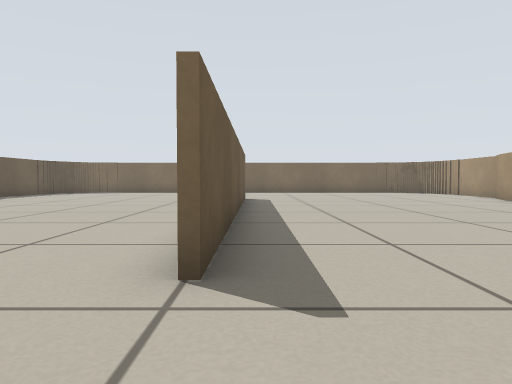
View 1 (above)

19 first-person views from a walk through a robot-simulator world made for Stage. The camera is 0.36 m above the floor, tilts 2° down and sees 70° across. The lines on the ground mark 1 m squares. The floor is counted in squares, 0.5 m on a side. Each view is taken from the middle of a square. On the plan, view 1 faces up. The plan holds only what a view shows up to about 11 squares ahead; the rest is blank. The robots in the file are not drawn.

View 2
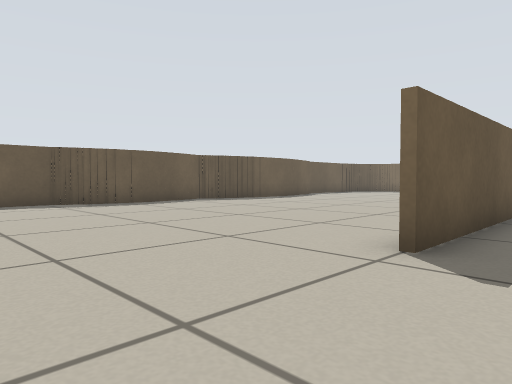

View 3
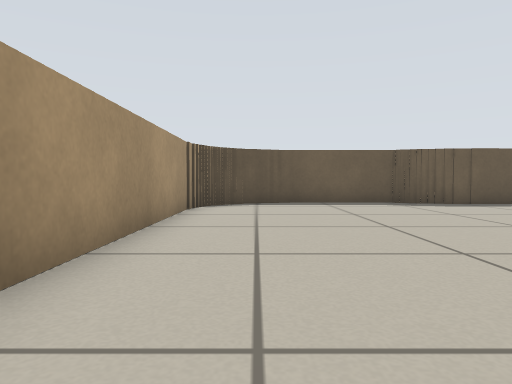

View 4
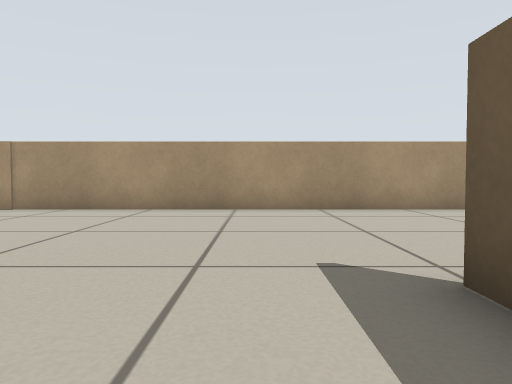

View 5
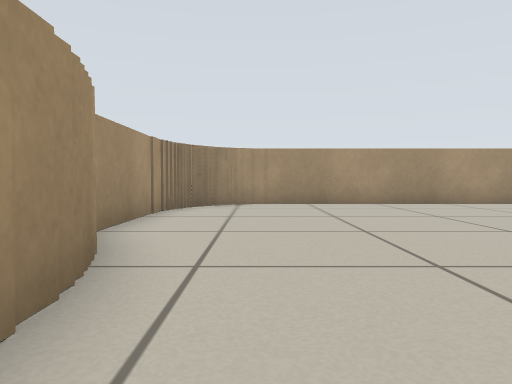

View 6
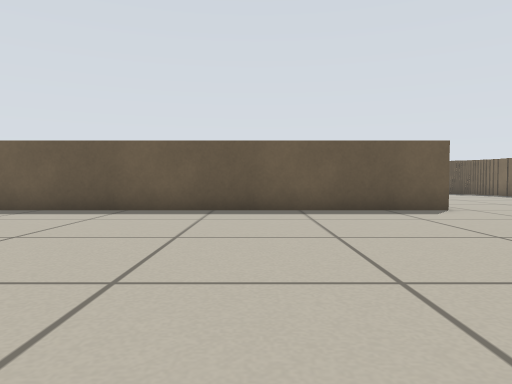

View 7
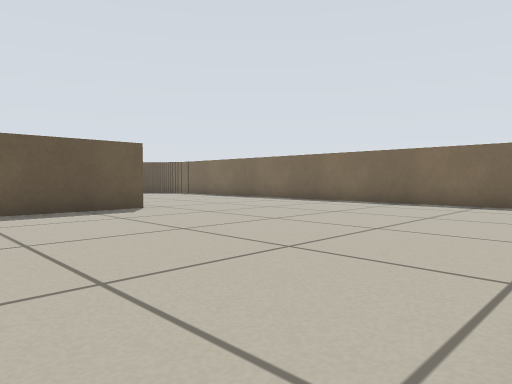

View 8
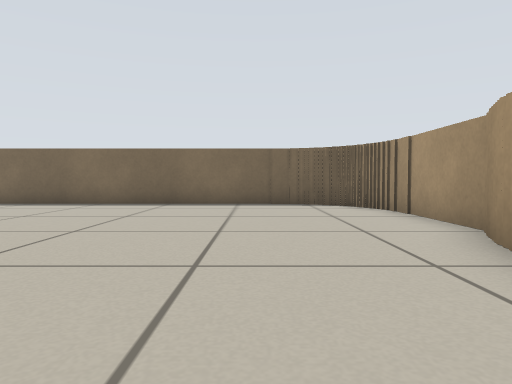

View 9
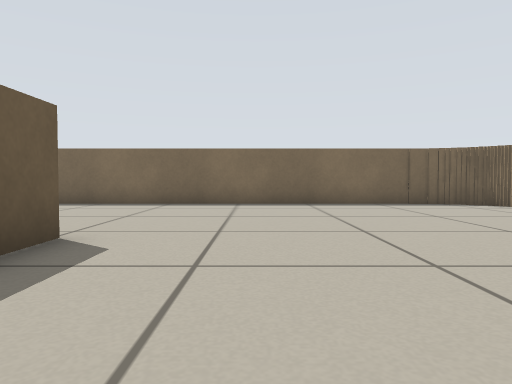

View 10
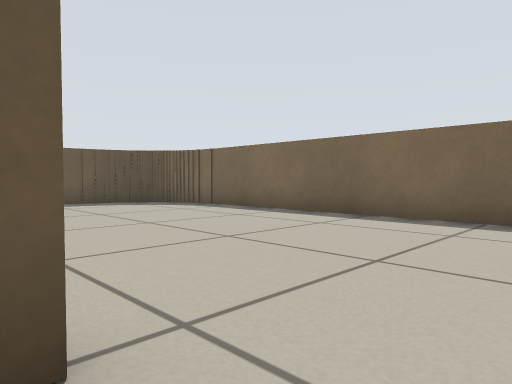

View 11
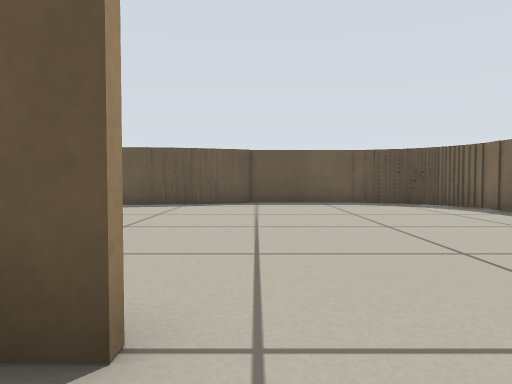

View 12
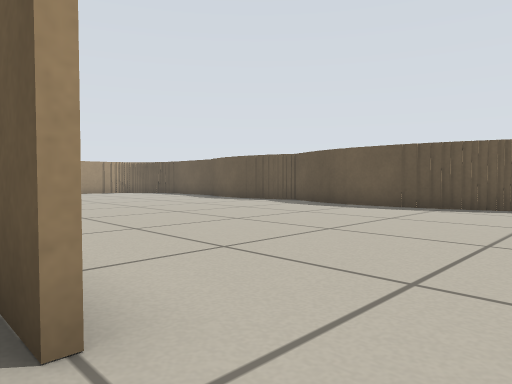

View 13
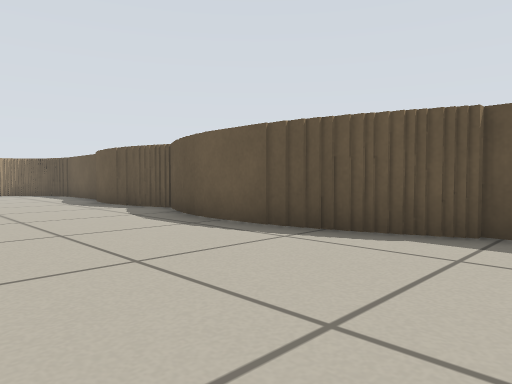

View 14
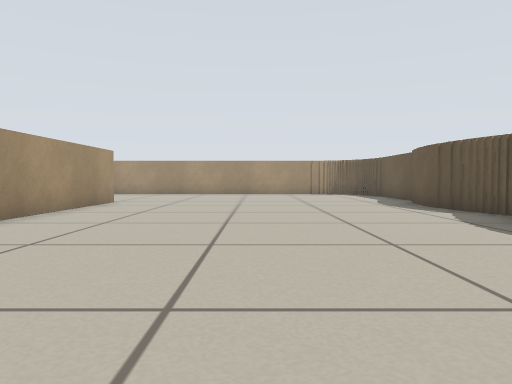

View 15
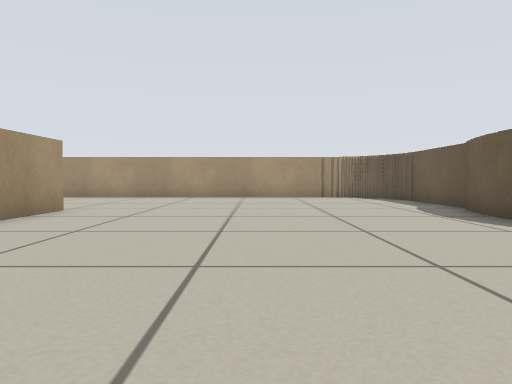

View 16
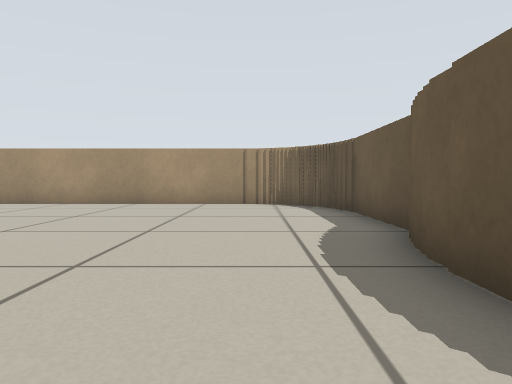

View 17
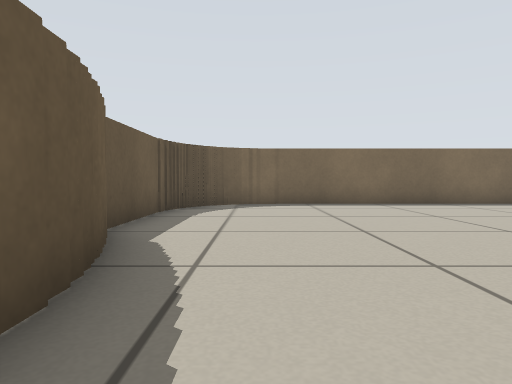

View 18
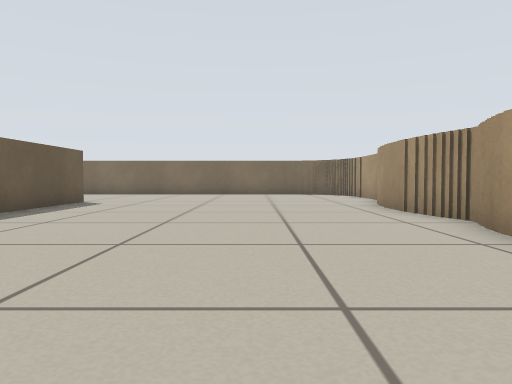

View 19
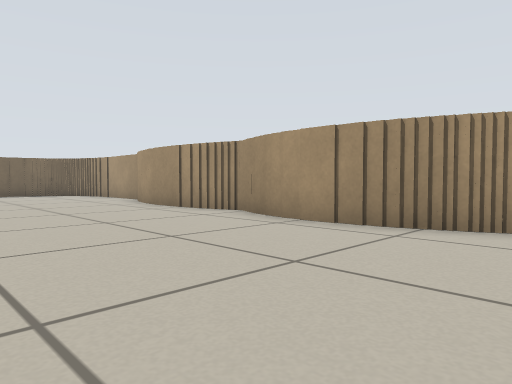

### Floor plan
Points are (right, up) in squares from view 1. A wall is a line through its corners. A room is listed if a view was taken in it or the views show most of it. See-through windows are left out.
Room 1 (views 1, 2, 3, 4, 5, 6, 7, 8, 9, 10, 11, 12, 13, 14, 15, 16, 17, 18, 19)
walls: (-0.6, 2.5) (-0.6, 7.8); (-0.4, 13.5) (-0.4, 2.5); (-9.5, 8.9) (-9.5, 7.6); (-9.5, 6) (-9.5, 3.1); (-9.8, 7.6) (-9.8, 7.1); (-9.8, 7) (-9.8, 5.6); (-9.2, 12) (-9.2, 8.8); (8.2, 10) (8.2, 11.5); (8.4, 7) (8.4, 7.8); (8.4, 9.1) (8.4, 12.4); (8.6, 7.8) (8.6, 9.2); (-9.5, 13.1) (-9.5, 11.6); (-9.8, 3.4) (-9.8, 2.2); (8.2, 4) (8.2, 7.1); (8.4, 3.6) (8.4, 4.1); (8.6, 12.4) (8.6, 13.4); (-9.8, 13.9) (-9.8, 13); (-10.1, 2.4) (-10.1, -1.6); (8.6, 3) (8.6, 3.8); (9.2, 13.8) (9.2, 17.6); (-9.8, -1.5) (-9.8, -2.4); (-10.1, 17.6) (-10.1, 13.8); (-9.5, -2.2) (-9.5, -2.9); (-8.2, 19.3) (-9, 19.3); (-9.2, -2.6) (-9.2, -3.1) (-8.8, -3.1); (-9.8, 18.4) (-9.8, 17.5); (8.9, 17.5) (8.9, 18.1); (-8.4, -3.6) (7.2, -3.6); (-9.5, 18.9) (-9.5, 18.2); (-8.9, -3.4) (-8.2, -3.4); (8.6, 18.1) (8.6, 18.6); (9.2, -1.6) (9.2, 2.1); (7.2, -3.4) (7.9, -3.4); (8.9, -2.1) (8.9, -1.5); (7.8, -3.1) (8.2, -3.1); (8.6, -2.5) (8.6, -2); (7.5, 19.6) (-8.4, 19.6); (8.1, 19.3) (7.4, 19.3)

Where each view was taken, in squares from view 1:
view 1: 0 up, 0 right, facing up
view 2: 1 down, 1 right, facing up-left
view 3: 2 down, 1 right, facing left
view 4: 5 up, 1 right, facing down
view 5: 7 up, 7 right, facing down
view 6: 9 up, 8 right, facing left
view 7: 9 up, 8 right, facing up-left
view 8: 9 up, 6 right, facing up
view 9: 9 up, 2 right, facing up
view 10: 13 up, 1 right, facing up-left
view 11: 14 up, 1 right, facing left
view 12: 15 up, 0 right, facing down-left
view 13: 15 up, 5 left, facing down-left
view 14: 14 up, 5 left, facing down
view 15: 11 up, 5 left, facing down
view 16: 7 up, 8 left, facing down
view 17: 9 up, 8 left, facing up
view 18: 2 up, 5 right, facing up
view 19: 2 up, 3 right, facing up-right
